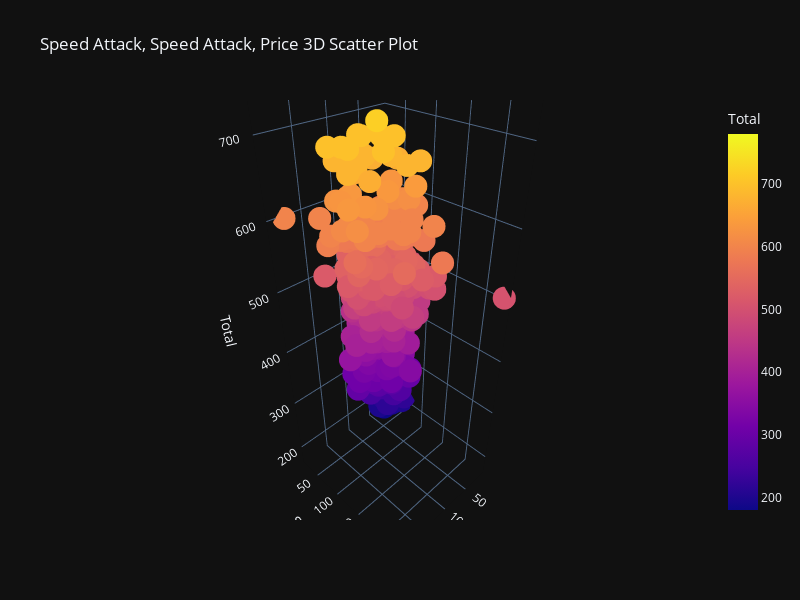

This figure's notebook cell:
### Markdown cell above
### Speed Attack vs Speed Defense

### Code cell
fig = px.scatter_3d(
    df_poke,
    title='Speed Attack, Speed Attack, Price 3D Scatter Plot',
    x="Sp. Atk",
    y="Sp. Def",
    z="Total",
    color="Total",
    template='plotly_dark',
    width=800,
    height=600
)
fig.show()

### Figure 1 — Plotly figure (JSON) as saved in the notebook; plotly's stock layout.template omitted (floating-point values rounded to 4 significant figures; data arrays with more than 128 entries replaced by an {"elided": "..."} marker saying what was removed)
{"data": [{"hovertemplate": "Sp. Atk=%{x}<br>Sp. Def=%{y}<br>Total=%{marker.color}<extra></extra>", "legendgroup": "", "marker": {"color": {"elided": "800 int values"}, "coloraxis": "coloraxis", "symbol": "circle"}, "mode": "markers", "name": "", "scene": "scene", "showlegend": false, "type": "scatter3d", "x": {"elided": "800 int values"}, "y": {"elided": "800 int values"}, "z": {"elided": "800 int values"}}], "layout": {"coloraxis": {"colorbar": {"title": {"text": "Total"}}, "colorscale": [[0, "#0d0887"], [0.1111, "#46039f"], [0.2222, "#7201a8"], [0.3333, "#9c179e"], [0.4444, "#bd3786"], [0.5556, "#d8576b"], [0.6667, "#ed7953"], [0.7778, "#fb9f3a"], [0.8889, "#fdca26"], [1, "#f0f921"]]}, "height": 600, "legend": {"tracegroupgap": 0}, "scene": {"aspectmode": "auto", "aspectratio": {"x": 0.6453, "y": 0.7365, "z": 2.104}, "domain": {"x": [0, 1], "y": [0, 1]}, "xaxis": {"title": {"text": "Sp. Atk"}, "type": "linear"}, "yaxis": {"title": {"text": "Sp. Def"}, "type": "linear"}, "zaxis": {"title": {"text": "Total"}, "type": "linear"}}, "title": {"text": "Speed Attack, Speed Attack, Price 3D Scatter Plot"}, "width": 800}}
